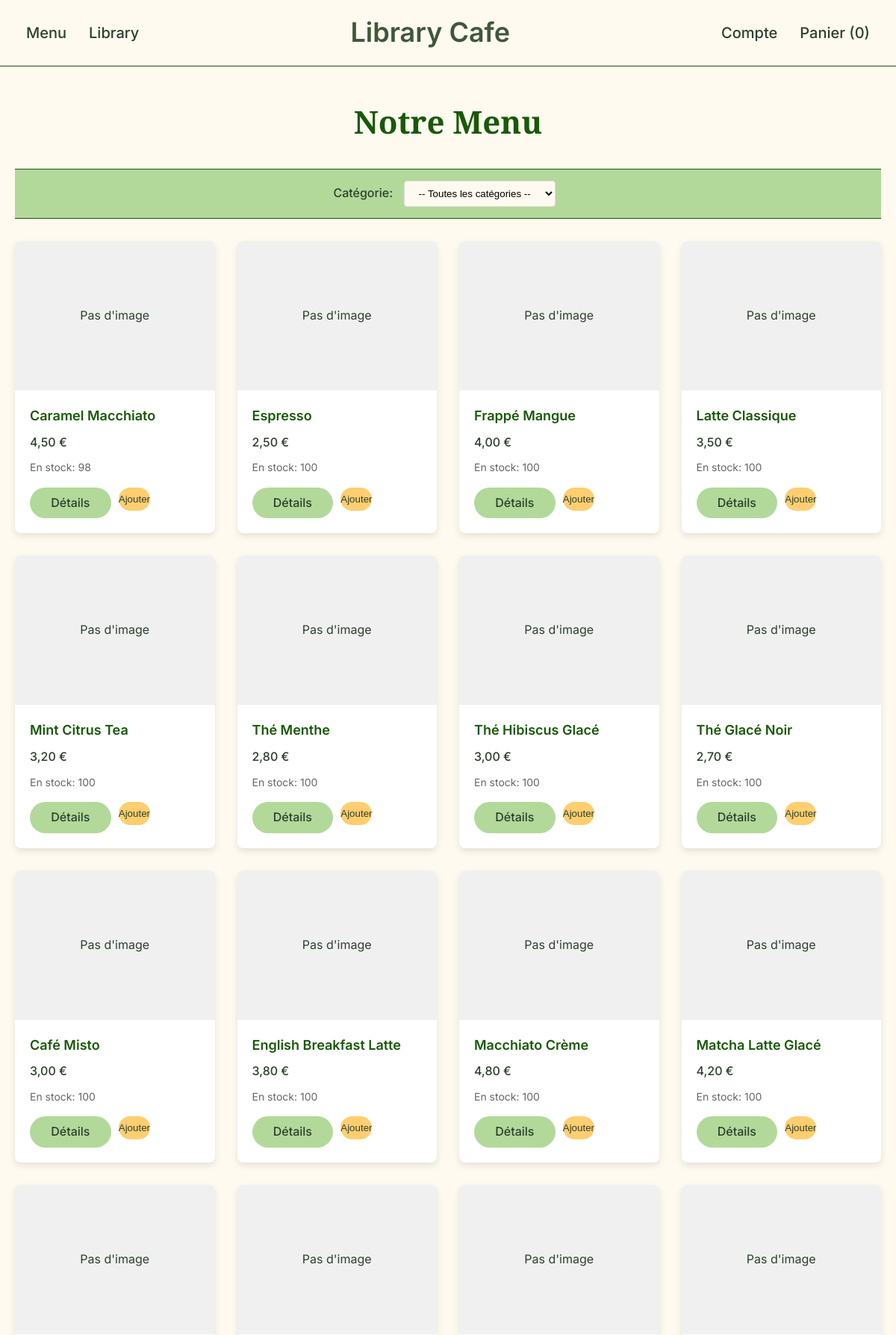
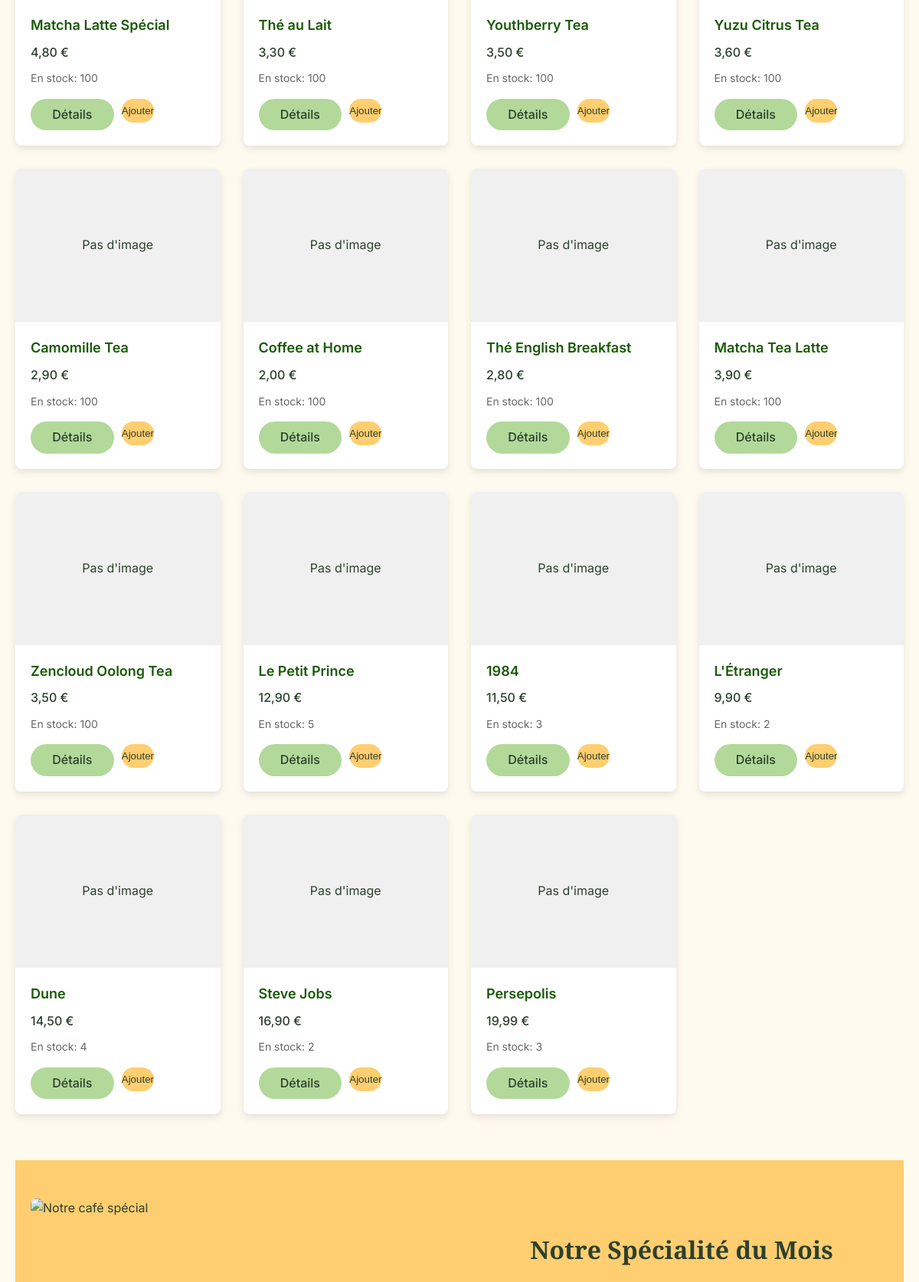
Page /menu.php (upper part) on the earlier database version (2 pictures, top to bottom).
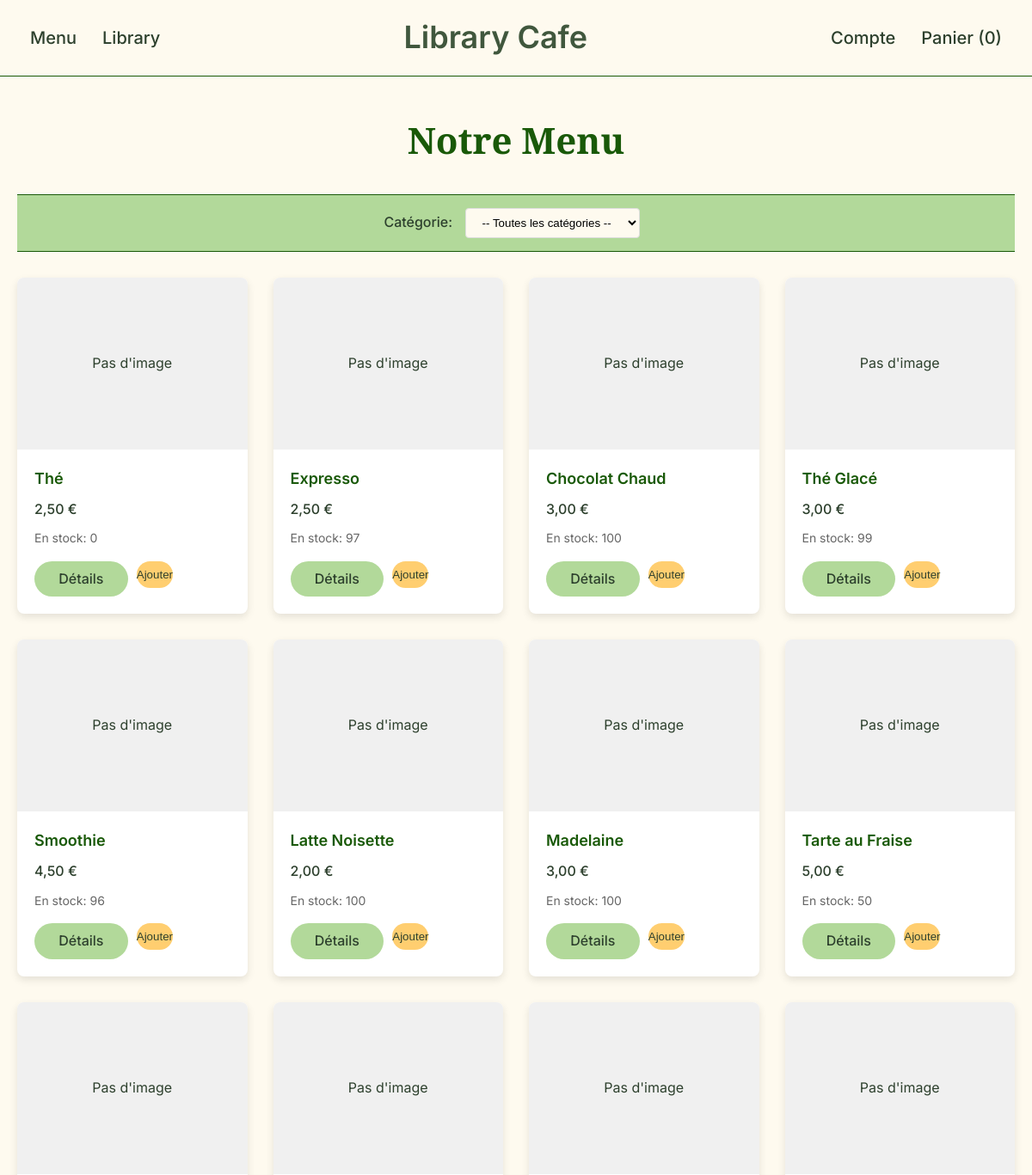
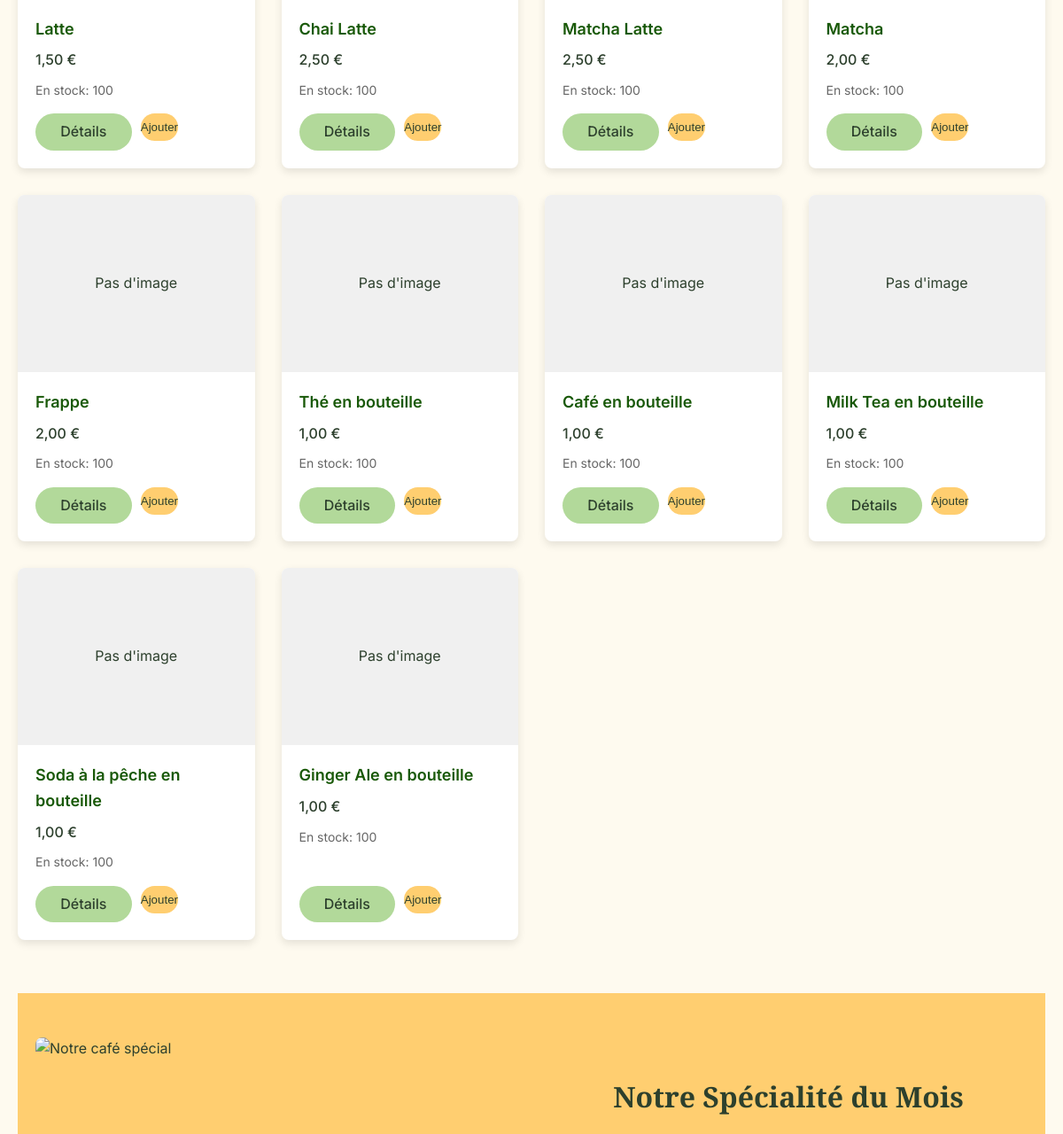
Same page on the later database version (2 pictures, top to bottom).
### tables this page shows
CREATE TABLE `produits` (
  `id` int(11) NOT NULL,
  `nom` varchar(100) NOT NULL,
  `prix` decimal(5,2) NOT NULL,
  `stock` int(11) DEFAULT 100
);

### menu.php (the view, shortened to what this page needs)
<?php
require_once 'bdd.php';
$catID = isset($_GET['cat']) ? intval($_GET['cat']) : null;
if ($catID) {
    $stmt = $pdo->prepare("SELECT * FROM produits WHERE categorie_id = ?");
    $stmt->execute([$catID]);
} else {
    $stmt = $pdo->query("SELECT * FROM produits");
}
$produits = $stmt->fetchAll();
?>
<!DOCTYPE html>
<html lang="fr">
<head>
</head>
<body>
    <header>
        <div class="header-container">
            <nav class="left-nav">
                <ul>
                    <li><a href="menu.php">Menu</a></li>
                    <li><a href="library.php">Library</a></li>
                </ul>
            </nav>
            <a href="Accueil.php" class="logo">Library Cafe</a>
            <nav class="right-nav">
                <ul>
                    <li><a href="profil.php">Compte</a></li>
                    <li><a href="panier.php">Panier (<?= isset($_SESSION['panier']) ? count($_SESSION['panier']) : 0 ?>)</a></li>
                </ul>
            </nav>
        </div>
    </header>
    <main>
        <div class="container">
            <h2>Notre Menu</h2>
            <section class="filter-section">
                <div class="container">
                    <form class="filter-form" method="get">
                        <label for="cat" class="filter-label">Catégorie:</label>
                        <select name="cat" id="cat" class="filter-select" onchange="this.form.submit()">
                            <option value="">-- Toutes les catégories --</option>
                        </select>
                    </form>
                </div>
            </section>
            <section class="products-grid">
                <?php if (count($produits) > 0): ?>
                    <?php foreach ($produits as $p): ?>
                        <div class="product-card">
                            <div class="product-image">
                                <?php if (!empty($p['image']) && file_exists($p['image'])): ?>
                                    <img src="<?= htmlspecialchars($p['image']) ?>" alt="<?= htmlspecialchars($p['nom']) ?>">
                                <?php else: ?>
                                    <div style="width:100%; height:100%; display:flex; align-items:center; justify-content:center; background-color:#f0f0f0;">
                                        <span>Pas d'image</span>
                                    </div>
                                <?php endif; ?>
                            </div>
                            <div class="product-details">
                                <h3 class="product-name"><?= htmlspecialchars($p['nom']) ?></h3>
                                <p class="product-price"><?= number_format($p['prix'], 2, ',', ' ') ?> €</p>
                                <p class="product-stock">En stock: <?= $p['stock'] ?></p>
                                <div class="product-actions">
                                    <a href="produit.php?id=<?= $p['id'] ?>" class="view-btn">Détails</a>
                                    <form method="post" action="add_to_cart.php" style="flex: 1;">
                                        <button type="submit" class="add-btn" <?= $p['stock'] <= 0 ? 'disabled' : '' ?>>
                                            Ajouter
                                        </button>
                                    </form>
                                </div>
                            </div>
                        </div>
                    <?php endforeach; ?>
                <?php endif; ?>
            </section>
            <section class="featured-section">
                <div class="container">
                    <div class="featured-container">
                        <div class="featured-image">
                            <img src="uploads/macchiatocreme.jpg" alt="Notre café spécial">
                        </div>
                        <div class="featured-content">
                            <h2 class="featured-title">Notre Spécialité du Mois</h2>
                        </div>
                    </div>
                </div>
            </section>
        </div>
    </main>
</body>
</html>

Differences in the rows shown:
removed produits: shows "Pas d'image", nom "Thé English Breakfast", prix "2,80", stock "100"
removed produits: shows "Pas d'image", nom "Matcha Tea Latte", prix "3,90", stock "100"
removed produits: shows "Pas d'image", nom "Zencloud Oolong Tea", prix "3,50", stock "100"
removed produits: shows "Pas d'image", nom "Le Petit Prince", prix "12,90", stock "5"
removed produits: image "Pas d'image", nom "1984", prix "11,50", stock "3"
removed produits: shows "Pas d'image", nom "L'Étranger", prix "9,90", stock "2"
removed produits: image "Pas d'image", nom "Dune", prix "14,50", stock "4"
removed produits: shows "Pas d'image", nom "Steve Jobs", prix "16,90", stock "2"
removed produits: shows "Pas d'image", nom "Persepolis", prix "19,99", stock "3"
changed produits: nom "Caramel Macchiato" → "Thé"; prix "4,50" → "2,50"; stock "98" → "0"
changed produits: nom "Espresso" → "Expresso"; stock "100" → "97"
changed produits: nom "Frappé Mangue" → "Chocolat Chaud"; prix "4,00" → "3,00"
changed produits: nom "Latte Classique" → "Thé Glacé"; prix "3,50" → "3,00"; stock "100" → "99"
changed produits: nom "Mint Citrus Tea" → "Smoothie"; prix "3,20" → "4,50"; stock "100" → "96"
changed produits: nom "Thé Menthe" → "Latte Noisette"; prix "2,80" → "2,00"
changed produits: nom "Thé Hibiscus Glacé" → "Madelaine"
changed produits: nom "Thé Glacé Noir" → "Tarte au Fraise"; prix "2,70" → "5,00"; stock "100" → "50"
changed produits: nom "Café Misto" → "Latte"; prix "3,00" → "1,50"
changed produits: nom "English Breakfast Latte" → "Chai Latte"; prix "3,80" → "2,50"
changed produits: nom "Macchiato Crème" → "Matcha Latte"; prix "4,80" → "2,50"
changed produits: nom "Matcha Latte Glacé" → "Matcha"; prix "4,20" → "2,00"
changed produits: nom "Matcha Latte Spécial" → "Frappe"; prix "4,80" → "2,00"
changed produits: nom "Thé au Lait" → "Thé en bouteille"; prix "3,30" → "1,00"
changed produits: nom "Youthberry Tea" → "Café en bouteille"; prix "3,50" → "1,00"
changed produits: nom "Yuzu Citrus Tea" → "Milk Tea en bouteille"; prix "3,60" → "1,00"
changed produits: nom "Camomille Tea" → "Soda à la pêche en bouteille"; prix "2,90" → "1,00"
changed produits: nom "Coffee at Home" → "Ginger Ale en bouteille"; prix "2,00" → "1,00"
